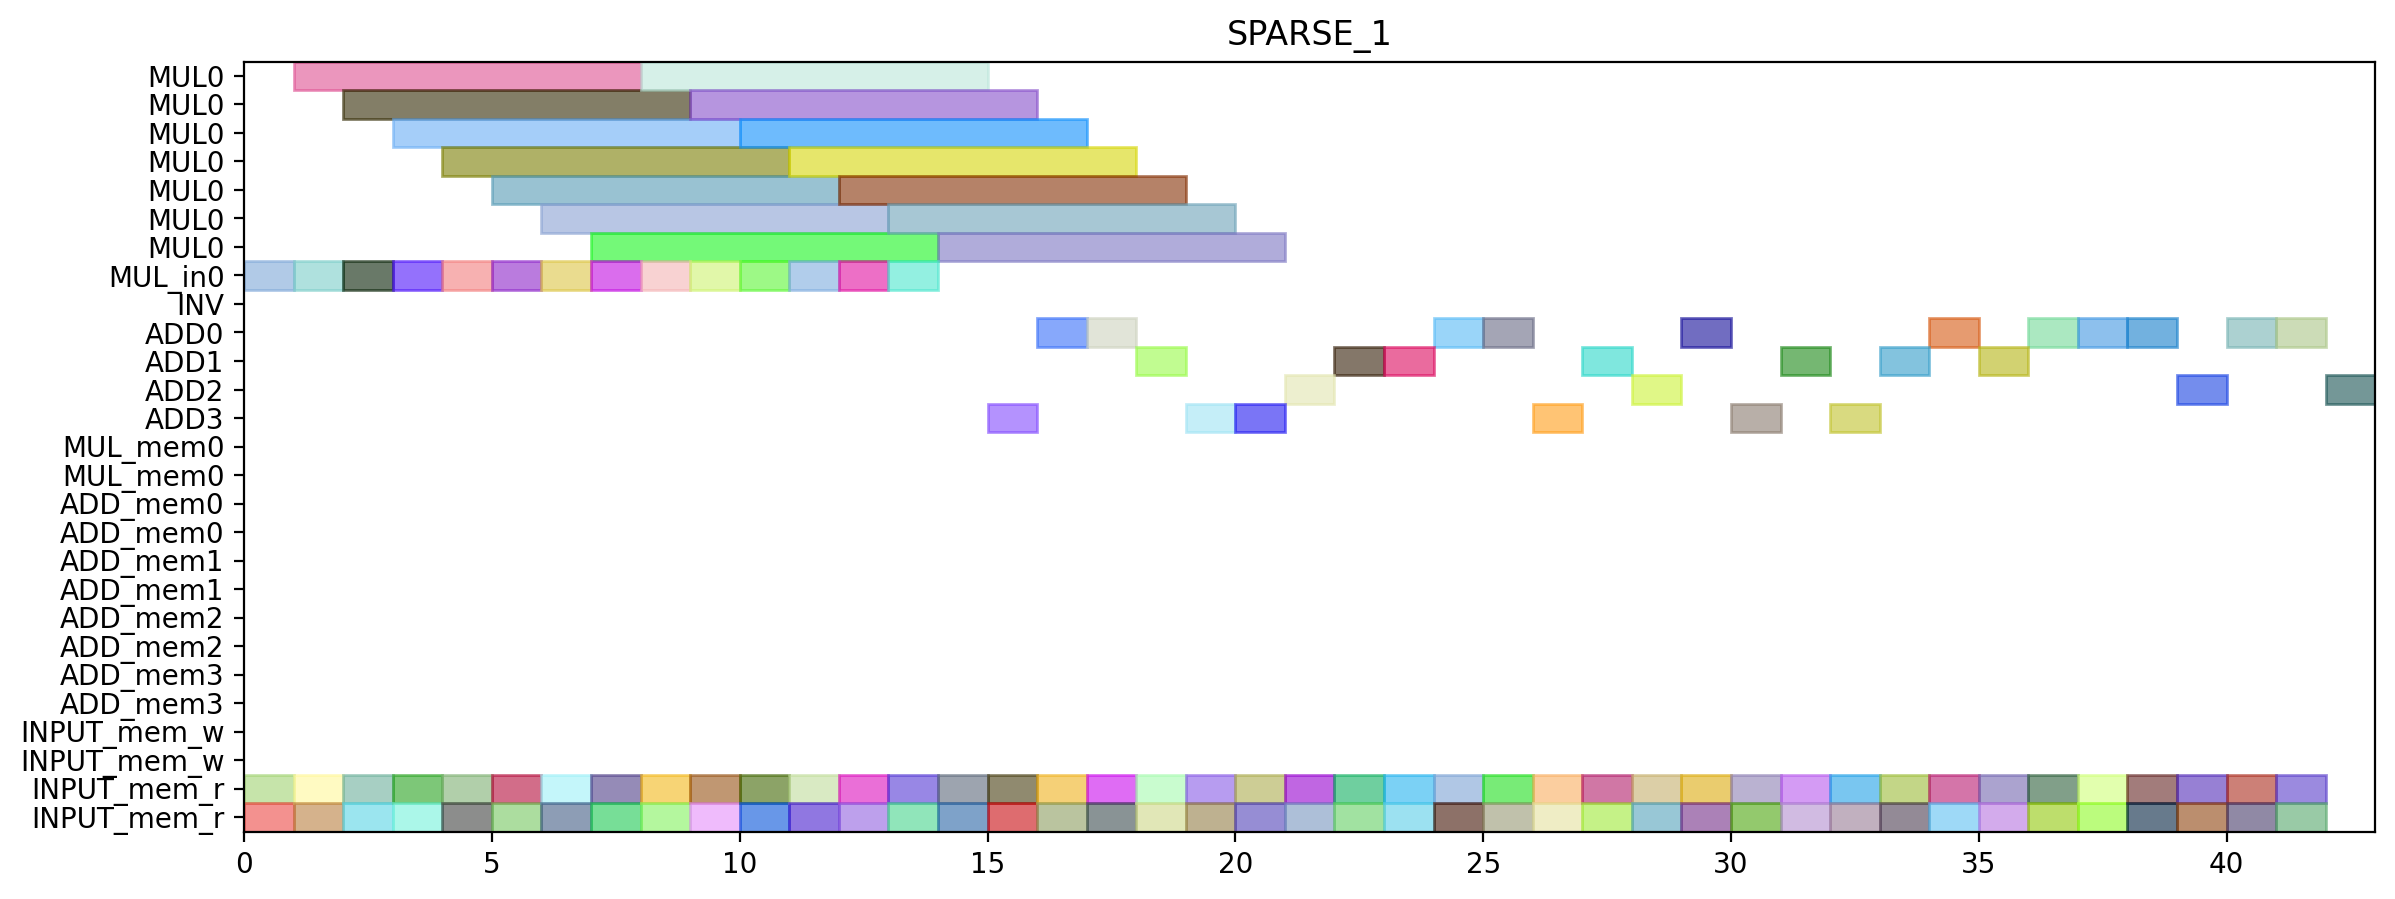

Generate this figure with Python:
from pyschedule import Scenario, solvers, plotters, alt


def solve():
	horizon = 121
	S = Scenario("SPARSE_1", horizon=horizon)

	# resource
	MUL = S.Resources('MUL', num=1, size=7)
	MUL_in = S.Resources('MUL_in', num=1)
	INV = S.Resource('INV')
	ADD = S.Resources('ADD', num=4, periods=range(1, horizon))
	MUL_mem = S.Resources('MUL_mem', num=1, size=2)
	ADD_mem = S.Resources('ADD_mem', num=4, size=2)
	INPUT_mem_w = S.Resource('INPUT_mem_w', size=2)
	INPUT_mem_r = S.Resource('INPUT_mem_r', size=2)

	# result of previous scheduling
	t4_t2_t1_in = S.Task('t4_t2_t1_in', length=1, delay_cost=1)
	S += t4_t2_t1_in >= 0
	t4_t2_t1_in += MUL_in[0]

	t4_t2_t1_mem0 = S.Task('t4_t2_t1_mem0', length=1, delay_cost=1)
	S += t4_t2_t1_mem0 >= 0
	t4_t2_t1_mem0 += INPUT_mem_r

	t4_t2_t1_mem1 = S.Task('t4_t2_t1_mem1', length=1, delay_cost=1)
	S += t4_t2_t1_mem1 >= 0
	t4_t2_t1_mem1 += INPUT_mem_r

	t4_t1_t0_in = S.Task('t4_t1_t0_in', length=1, delay_cost=1)
	S += t4_t1_t0_in >= 1
	t4_t1_t0_in += MUL_in[0]

	t4_t1_t0_mem0 = S.Task('t4_t1_t0_mem0', length=1, delay_cost=1)
	S += t4_t1_t0_mem0 >= 1
	t4_t1_t0_mem0 += INPUT_mem_r

	t4_t1_t0_mem1 = S.Task('t4_t1_t0_mem1', length=1, delay_cost=1)
	S += t4_t1_t0_mem1 >= 1
	t4_t1_t0_mem1 += INPUT_mem_r

	t4_t2_t1 = S.Task('t4_t2_t1', length=7, delay_cost=1)
	S += t4_t2_t1 >= 1
	t4_t2_t1 += MUL[0]

	t4_t0_t1_in = S.Task('t4_t0_t1_in', length=1, delay_cost=1)
	S += t4_t0_t1_in >= 2
	t4_t0_t1_in += MUL_in[0]

	t4_t0_t1_mem0 = S.Task('t4_t0_t1_mem0', length=1, delay_cost=1)
	S += t4_t0_t1_mem0 >= 2
	t4_t0_t1_mem0 += INPUT_mem_r

	t4_t0_t1_mem1 = S.Task('t4_t0_t1_mem1', length=1, delay_cost=1)
	S += t4_t0_t1_mem1 >= 2
	t4_t0_t1_mem1 += INPUT_mem_r

	t4_t1_t0 = S.Task('t4_t1_t0', length=7, delay_cost=1)
	S += t4_t1_t0 >= 2
	t4_t1_t0 += MUL[0]

	t4_t0_t0_in = S.Task('t4_t0_t0_in', length=1, delay_cost=1)
	S += t4_t0_t0_in >= 3
	t4_t0_t0_in += MUL_in[0]

	t4_t0_t0_mem0 = S.Task('t4_t0_t0_mem0', length=1, delay_cost=1)
	S += t4_t0_t0_mem0 >= 3
	t4_t0_t0_mem0 += INPUT_mem_r

	t4_t0_t0_mem1 = S.Task('t4_t0_t0_mem1', length=1, delay_cost=1)
	S += t4_t0_t0_mem1 >= 3
	t4_t0_t0_mem1 += INPUT_mem_r

	t4_t0_t1 = S.Task('t4_t0_t1', length=7, delay_cost=1)
	S += t4_t0_t1 >= 3
	t4_t0_t1 += MUL[0]

	t4_t0_t0 = S.Task('t4_t0_t0', length=7, delay_cost=1)
	S += t4_t0_t0 >= 4
	t4_t0_t0 += MUL[0]

	t4_t8_t0_in = S.Task('t4_t8_t0_in', length=1, delay_cost=1)
	S += t4_t8_t0_in >= 4
	t4_t8_t0_in += MUL_in[0]

	t4_t8_t0_mem0 = S.Task('t4_t8_t0_mem0', length=1, delay_cost=1)
	S += t4_t8_t0_mem0 >= 4
	t4_t8_t0_mem0 += INPUT_mem_r

	t4_t8_t0_mem1 = S.Task('t4_t8_t0_mem1', length=1, delay_cost=1)
	S += t4_t8_t0_mem1 >= 4
	t4_t8_t0_mem1 += INPUT_mem_r

	t2_t1_in = S.Task('t2_t1_in', length=1, delay_cost=1)
	S += t2_t1_in >= 5
	t2_t1_in += MUL_in[0]

	t2_t1_mem0 = S.Task('t2_t1_mem0', length=1, delay_cost=1)
	S += t2_t1_mem0 >= 5
	t2_t1_mem0 += INPUT_mem_r

	t2_t1_mem1 = S.Task('t2_t1_mem1', length=1, delay_cost=1)
	S += t2_t1_mem1 >= 5
	t2_t1_mem1 += INPUT_mem_r

	t4_t8_t0 = S.Task('t4_t8_t0', length=7, delay_cost=1)
	S += t4_t8_t0 >= 5
	t4_t8_t0 += MUL[0]

	t2_t0_in = S.Task('t2_t0_in', length=1, delay_cost=1)
	S += t2_t0_in >= 6
	t2_t0_in += MUL_in[0]

	t2_t0_mem0 = S.Task('t2_t0_mem0', length=1, delay_cost=1)
	S += t2_t0_mem0 >= 6
	t2_t0_mem0 += INPUT_mem_r

	t2_t0_mem1 = S.Task('t2_t0_mem1', length=1, delay_cost=1)
	S += t2_t0_mem1 >= 6
	t2_t0_mem1 += INPUT_mem_r

	t2_t1 = S.Task('t2_t1', length=7, delay_cost=1)
	S += t2_t1 >= 6
	t2_t1 += MUL[0]

	t1_t0_in = S.Task('t1_t0_in', length=1, delay_cost=1)
	S += t1_t0_in >= 7
	t1_t0_in += MUL_in[0]

	t1_t0_mem0 = S.Task('t1_t0_mem0', length=1, delay_cost=1)
	S += t1_t0_mem0 >= 7
	t1_t0_mem0 += INPUT_mem_r

	t1_t0_mem1 = S.Task('t1_t0_mem1', length=1, delay_cost=1)
	S += t1_t0_mem1 >= 7
	t1_t0_mem1 += INPUT_mem_r

	t2_t0 = S.Task('t2_t0', length=7, delay_cost=1)
	S += t2_t0 >= 7
	t2_t0 += MUL[0]

	t0_t1_in = S.Task('t0_t1_in', length=1, delay_cost=1)
	S += t0_t1_in >= 8
	t0_t1_in += MUL_in[0]

	t0_t1_mem0 = S.Task('t0_t1_mem0', length=1, delay_cost=1)
	S += t0_t1_mem0 >= 8
	t0_t1_mem0 += INPUT_mem_r

	t0_t1_mem1 = S.Task('t0_t1_mem1', length=1, delay_cost=1)
	S += t0_t1_mem1 >= 8
	t0_t1_mem1 += INPUT_mem_r

	t1_t0 = S.Task('t1_t0', length=7, delay_cost=1)
	S += t1_t0 >= 8
	t1_t0 += MUL[0]

	t0_t1 = S.Task('t0_t1', length=7, delay_cost=1)
	S += t0_t1 >= 9
	t0_t1 += MUL[0]

	t4_t8_t1_in = S.Task('t4_t8_t1_in', length=1, delay_cost=1)
	S += t4_t8_t1_in >= 9
	t4_t8_t1_in += MUL_in[0]

	t4_t8_t1_mem0 = S.Task('t4_t8_t1_mem0', length=1, delay_cost=1)
	S += t4_t8_t1_mem0 >= 9
	t4_t8_t1_mem0 += INPUT_mem_r

	t4_t8_t1_mem1 = S.Task('t4_t8_t1_mem1', length=1, delay_cost=1)
	S += t4_t8_t1_mem1 >= 9
	t4_t8_t1_mem1 += INPUT_mem_r

	t4_t2_t0_in = S.Task('t4_t2_t0_in', length=1, delay_cost=1)
	S += t4_t2_t0_in >= 10
	t4_t2_t0_in += MUL_in[0]

	t4_t2_t0_mem0 = S.Task('t4_t2_t0_mem0', length=1, delay_cost=1)
	S += t4_t2_t0_mem0 >= 10
	t4_t2_t0_mem0 += INPUT_mem_r

	t4_t2_t0_mem1 = S.Task('t4_t2_t0_mem1', length=1, delay_cost=1)
	S += t4_t2_t0_mem1 >= 10
	t4_t2_t0_mem1 += INPUT_mem_r

	t4_t8_t1 = S.Task('t4_t8_t1', length=7, delay_cost=1)
	S += t4_t8_t1 >= 10
	t4_t8_t1 += MUL[0]

	t4_t1_t1_in = S.Task('t4_t1_t1_in', length=1, delay_cost=1)
	S += t4_t1_t1_in >= 11
	t4_t1_t1_in += MUL_in[0]

	t4_t1_t1_mem0 = S.Task('t4_t1_t1_mem0', length=1, delay_cost=1)
	S += t4_t1_t1_mem0 >= 11
	t4_t1_t1_mem0 += INPUT_mem_r

	t4_t1_t1_mem1 = S.Task('t4_t1_t1_mem1', length=1, delay_cost=1)
	S += t4_t1_t1_mem1 >= 11
	t4_t1_t1_mem1 += INPUT_mem_r

	t4_t2_t0 = S.Task('t4_t2_t0', length=7, delay_cost=1)
	S += t4_t2_t0 >= 11
	t4_t2_t0 += MUL[0]

	t1_t1_in = S.Task('t1_t1_in', length=1, delay_cost=1)
	S += t1_t1_in >= 12
	t1_t1_in += MUL_in[0]

	t1_t1_mem0 = S.Task('t1_t1_mem0', length=1, delay_cost=1)
	S += t1_t1_mem0 >= 12
	t1_t1_mem0 += INPUT_mem_r

	t1_t1_mem1 = S.Task('t1_t1_mem1', length=1, delay_cost=1)
	S += t1_t1_mem1 >= 12
	t1_t1_mem1 += INPUT_mem_r

	t4_t1_t1 = S.Task('t4_t1_t1', length=7, delay_cost=1)
	S += t4_t1_t1 >= 12
	t4_t1_t1 += MUL[0]

	t0_t0_in = S.Task('t0_t0_in', length=1, delay_cost=1)
	S += t0_t0_in >= 13
	t0_t0_in += MUL_in[0]

	t0_t0_mem0 = S.Task('t0_t0_mem0', length=1, delay_cost=1)
	S += t0_t0_mem0 >= 13
	t0_t0_mem0 += INPUT_mem_r

	t0_t0_mem1 = S.Task('t0_t0_mem1', length=1, delay_cost=1)
	S += t0_t0_mem1 >= 13
	t0_t0_mem1 += INPUT_mem_r

	t1_t1 = S.Task('t1_t1', length=7, delay_cost=1)
	S += t1_t1 >= 13
	t1_t1 += MUL[0]

	t0_t0 = S.Task('t0_t0', length=7, delay_cost=1)
	S += t0_t0 >= 14
	t0_t0 += MUL[0]

	t4_t51_mem0 = S.Task('t4_t51_mem0', length=1, delay_cost=1)
	S += t4_t51_mem0 >= 14
	t4_t51_mem0 += INPUT_mem_r

	t4_t51_mem1 = S.Task('t4_t51_mem1', length=1, delay_cost=1)
	S += t4_t51_mem1 >= 14
	t4_t51_mem1 += INPUT_mem_r

	t4_t1_t2_mem0 = S.Task('t4_t1_t2_mem0', length=1, delay_cost=1)
	S += t4_t1_t2_mem0 >= 15
	t4_t1_t2_mem0 += INPUT_mem_r

	t4_t1_t2_mem1 = S.Task('t4_t1_t2_mem1', length=1, delay_cost=1)
	S += t4_t1_t2_mem1 >= 15
	t4_t1_t2_mem1 += INPUT_mem_r

	t4_t51 = S.Task('t4_t51', length=1, delay_cost=1)
	S += t4_t51 >= 15
	t4_t51 += ADD[3]

	t2_t2_mem0 = S.Task('t2_t2_mem0', length=1, delay_cost=1)
	S += t2_t2_mem0 >= 16
	t2_t2_mem0 += INPUT_mem_r

	t2_t2_mem1 = S.Task('t2_t2_mem1', length=1, delay_cost=1)
	S += t2_t2_mem1 >= 16
	t2_t2_mem1 += INPUT_mem_r

	t4_t1_t2 = S.Task('t4_t1_t2', length=1, delay_cost=1)
	S += t4_t1_t2 >= 16
	t4_t1_t2 += ADD[0]

	t0_t2_mem0 = S.Task('t0_t2_mem0', length=1, delay_cost=1)
	S += t0_t2_mem0 >= 17
	t0_t2_mem0 += INPUT_mem_r

	t0_t2_mem1 = S.Task('t0_t2_mem1', length=1, delay_cost=1)
	S += t0_t2_mem1 >= 17
	t0_t2_mem1 += INPUT_mem_r

	t2_t2 = S.Task('t2_t2', length=1, delay_cost=1)
	S += t2_t2 >= 17
	t2_t2 += ADD[0]

	t0_t2 = S.Task('t0_t2', length=1, delay_cost=1)
	S += t0_t2 >= 18
	t0_t2 += ADD[1]

	t0_t3_mem0 = S.Task('t0_t3_mem0', length=1, delay_cost=1)
	S += t0_t3_mem0 >= 18
	t0_t3_mem0 += INPUT_mem_r

	t0_t3_mem1 = S.Task('t0_t3_mem1', length=1, delay_cost=1)
	S += t0_t3_mem1 >= 18
	t0_t3_mem1 += INPUT_mem_r

	t0_t3 = S.Task('t0_t3', length=1, delay_cost=1)
	S += t0_t3 >= 19
	t0_t3 += ADD[3]

	t4_t0_t2_mem0 = S.Task('t4_t0_t2_mem0', length=1, delay_cost=1)
	S += t4_t0_t2_mem0 >= 19
	t4_t0_t2_mem0 += INPUT_mem_r

	t4_t0_t2_mem1 = S.Task('t4_t0_t2_mem1', length=1, delay_cost=1)
	S += t4_t0_t2_mem1 >= 19
	t4_t0_t2_mem1 += INPUT_mem_r

	t4_t0_t2 = S.Task('t4_t0_t2', length=1, delay_cost=1)
	S += t4_t0_t2 >= 20
	t4_t0_t2 += ADD[3]

	t4_t0_t3_mem0 = S.Task('t4_t0_t3_mem0', length=1, delay_cost=1)
	S += t4_t0_t3_mem0 >= 20
	t4_t0_t3_mem0 += INPUT_mem_r

	t4_t0_t3_mem1 = S.Task('t4_t0_t3_mem1', length=1, delay_cost=1)
	S += t4_t0_t3_mem1 >= 20
	t4_t0_t3_mem1 += INPUT_mem_r

	t1_t2_mem0 = S.Task('t1_t2_mem0', length=1, delay_cost=1)
	S += t1_t2_mem0 >= 21
	t1_t2_mem0 += INPUT_mem_r

	t1_t2_mem1 = S.Task('t1_t2_mem1', length=1, delay_cost=1)
	S += t1_t2_mem1 >= 21
	t1_t2_mem1 += INPUT_mem_r

	t4_t0_t3 = S.Task('t4_t0_t3', length=1, delay_cost=1)
	S += t4_t0_t3 >= 21
	t4_t0_t3 += ADD[2]

	t1_t2 = S.Task('t1_t2', length=1, delay_cost=1)
	S += t1_t2 >= 22
	t1_t2 += ADD[1]

	t2_t3_mem0 = S.Task('t2_t3_mem0', length=1, delay_cost=1)
	S += t2_t3_mem0 >= 22
	t2_t3_mem0 += INPUT_mem_r

	t2_t3_mem1 = S.Task('t2_t3_mem1', length=1, delay_cost=1)
	S += t2_t3_mem1 >= 22
	t2_t3_mem1 += INPUT_mem_r

	t2_t3 = S.Task('t2_t3', length=1, delay_cost=1)
	S += t2_t3 >= 23
	t2_t3 += ADD[1]

	t4_t1_t3_mem0 = S.Task('t4_t1_t3_mem0', length=1, delay_cost=1)
	S += t4_t1_t3_mem0 >= 23
	t4_t1_t3_mem0 += INPUT_mem_r

	t4_t1_t3_mem1 = S.Task('t4_t1_t3_mem1', length=1, delay_cost=1)
	S += t4_t1_t3_mem1 >= 23
	t4_t1_t3_mem1 += INPUT_mem_r

	t4_t1_t3 = S.Task('t4_t1_t3', length=1, delay_cost=1)
	S += t4_t1_t3 >= 24
	t4_t1_t3 += ADD[0]

	t4_t50_mem0 = S.Task('t4_t50_mem0', length=1, delay_cost=1)
	S += t4_t50_mem0 >= 24
	t4_t50_mem0 += INPUT_mem_r

	t4_t50_mem1 = S.Task('t4_t50_mem1', length=1, delay_cost=1)
	S += t4_t50_mem1 >= 24
	t4_t50_mem1 += INPUT_mem_r

	t4_t41_mem0 = S.Task('t4_t41_mem0', length=1, delay_cost=1)
	S += t4_t41_mem0 >= 25
	t4_t41_mem0 += INPUT_mem_r

	t4_t41_mem1 = S.Task('t4_t41_mem1', length=1, delay_cost=1)
	S += t4_t41_mem1 >= 25
	t4_t41_mem1 += INPUT_mem_r

	t4_t50 = S.Task('t4_t50', length=1, delay_cost=1)
	S += t4_t50 >= 25
	t4_t50 += ADD[0]

	t1_t3_mem0 = S.Task('t1_t3_mem0', length=1, delay_cost=1)
	S += t1_t3_mem0 >= 26
	t1_t3_mem0 += INPUT_mem_r

	t1_t3_mem1 = S.Task('t1_t3_mem1', length=1, delay_cost=1)
	S += t1_t3_mem1 >= 26
	t1_t3_mem1 += INPUT_mem_r

	t4_t41 = S.Task('t4_t41', length=1, delay_cost=1)
	S += t4_t41 >= 26
	t4_t41 += ADD[3]

	t1_t3 = S.Task('t1_t3', length=1, delay_cost=1)
	S += t1_t3 >= 27
	t1_t3 += ADD[1]

	t4_t40_mem0 = S.Task('t4_t40_mem0', length=1, delay_cost=1)
	S += t4_t40_mem0 >= 27
	t4_t40_mem0 += INPUT_mem_r

	t4_t40_mem1 = S.Task('t4_t40_mem1', length=1, delay_cost=1)
	S += t4_t40_mem1 >= 27
	t4_t40_mem1 += INPUT_mem_r

	t4_t2_t3_mem0 = S.Task('t4_t2_t3_mem0', length=1, delay_cost=1)
	S += t4_t2_t3_mem0 >= 28
	t4_t2_t3_mem0 += INPUT_mem_r

	t4_t2_t3_mem1 = S.Task('t4_t2_t3_mem1', length=1, delay_cost=1)
	S += t4_t2_t3_mem1 >= 28
	t4_t2_t3_mem1 += INPUT_mem_r

	t4_t40 = S.Task('t4_t40', length=1, delay_cost=1)
	S += t4_t40 >= 28
	t4_t40 += ADD[2]

	t4_t2_t2_mem0 = S.Task('t4_t2_t2_mem0', length=1, delay_cost=1)
	S += t4_t2_t2_mem0 >= 29
	t4_t2_t2_mem0 += INPUT_mem_r

	t4_t2_t2_mem1 = S.Task('t4_t2_t2_mem1', length=1, delay_cost=1)
	S += t4_t2_t2_mem1 >= 29
	t4_t2_t2_mem1 += INPUT_mem_r

	t4_t2_t3 = S.Task('t4_t2_t3', length=1, delay_cost=1)
	S += t4_t2_t3 >= 29
	t4_t2_t3 += ADD[0]

	t4_t2_t2 = S.Task('t4_t2_t2', length=1, delay_cost=1)
	S += t4_t2_t2 >= 30
	t4_t2_t2 += ADD[3]


	# new tasks
	t4_t8_t2 = S.Task('t4_t8_t2', length=1, delay_cost=1)
	t4_t8_t2 += alt(ADD)

	t4_t8_t2_mem0 = S.Task('t4_t8_t2_mem0', length=1, delay_cost=1)
	t4_t8_t2_mem0 += INPUT_mem_r
	S += t4_t8_t2_mem0 <= t4_t8_t2

	t4_t8_t2_mem1 = S.Task('t4_t8_t2_mem1', length=1, delay_cost=1)
	t4_t8_t2_mem1 += INPUT_mem_r
	S += t4_t8_t2_mem1 <= t4_t8_t2

	t4_t8_t3 = S.Task('t4_t8_t3', length=1, delay_cost=1)
	t4_t8_t3 += alt(ADD)

	t4_t8_t3_mem0 = S.Task('t4_t8_t3_mem0', length=1, delay_cost=1)
	t4_t8_t3_mem0 += INPUT_mem_r
	S += t4_t8_t3_mem0 <= t4_t8_t3

	t4_t8_t3_mem1 = S.Task('t4_t8_t3_mem1', length=1, delay_cost=1)
	t4_t8_t3_mem1 += INPUT_mem_r
	S += t4_t8_t3_mem1 <= t4_t8_t3

	t70 = S.Task('t70', length=1, delay_cost=1)
	t70 += alt(ADD)

	t70_mem0 = S.Task('t70_mem0', length=1, delay_cost=1)
	t70_mem0 += INPUT_mem_r
	S += t70_mem0 <= t70

	t70_mem1 = S.Task('t70_mem1', length=1, delay_cost=1)
	t70_mem1 += INPUT_mem_r
	S += t70_mem1 <= t70

	t71 = S.Task('t71', length=1, delay_cost=1)
	t71 += alt(ADD)

	t71_mem0 = S.Task('t71_mem0', length=1, delay_cost=1)
	t71_mem0 += INPUT_mem_r
	S += t71_mem0 <= t71

	t71_mem1 = S.Task('t71_mem1', length=1, delay_cost=1)
	t71_mem1 += INPUT_mem_r
	S += t71_mem1 <= t71

	t80 = S.Task('t80', length=1, delay_cost=1)
	t80 += alt(ADD)

	t80_mem0 = S.Task('t80_mem0', length=1, delay_cost=1)
	t80_mem0 += INPUT_mem_r
	S += t80_mem0 <= t80

	t80_mem1 = S.Task('t80_mem1', length=1, delay_cost=1)
	t80_mem1 += INPUT_mem_r
	S += t80_mem1 <= t80

	t81 = S.Task('t81', length=1, delay_cost=1)
	t81 += alt(ADD)

	t81_mem0 = S.Task('t81_mem0', length=1, delay_cost=1)
	t81_mem0 += INPUT_mem_r
	S += t81_mem0 <= t81

	t81_mem1 = S.Task('t81_mem1', length=1, delay_cost=1)
	t81_mem1 += INPUT_mem_r
	S += t81_mem1 <= t81

	t90 = S.Task('t90', length=1, delay_cost=1)
	t90 += alt(ADD)

	t90_mem0 = S.Task('t90_mem0', length=1, delay_cost=1)
	t90_mem0 += INPUT_mem_r
	S += t90_mem0 <= t90

	t90_mem1 = S.Task('t90_mem1', length=1, delay_cost=1)
	t90_mem1 += INPUT_mem_r
	S += t90_mem1 <= t90

	t91 = S.Task('t91', length=1, delay_cost=1)
	t91 += alt(ADD)

	t91_mem0 = S.Task('t91_mem0', length=1, delay_cost=1)
	t91_mem0 += INPUT_mem_r
	S += t91_mem0 <= t91

	t91_mem1 = S.Task('t91_mem1', length=1, delay_cost=1)
	t91_mem1 += INPUT_mem_r
	S += t91_mem1 <= t91

	t100 = S.Task('t100', length=1, delay_cost=1)
	t100 += alt(ADD)

	t100_mem0 = S.Task('t100_mem0', length=1, delay_cost=1)
	t100_mem0 += INPUT_mem_r
	S += t100_mem0 <= t100

	t100_mem1 = S.Task('t100_mem1', length=1, delay_cost=1)
	t100_mem1 += INPUT_mem_r
	S += t100_mem1 <= t100

	t101 = S.Task('t101', length=1, delay_cost=1)
	t101 += alt(ADD)

	t101_mem0 = S.Task('t101_mem0', length=1, delay_cost=1)
	t101_mem0 += INPUT_mem_r
	S += t101_mem0 <= t101

	t101_mem1 = S.Task('t101_mem1', length=1, delay_cost=1)
	t101_mem1 += INPUT_mem_r
	S += t101_mem1 <= t101

	t5_t0_t2 = S.Task('t5_t0_t2', length=1, delay_cost=1)
	t5_t0_t2 += alt(ADD)

	t5_t0_t2_mem0 = S.Task('t5_t0_t2_mem0', length=1, delay_cost=1)
	t5_t0_t2_mem0 += INPUT_mem_r
	S += t5_t0_t2_mem0 <= t5_t0_t2

	t5_t0_t2_mem1 = S.Task('t5_t0_t2_mem1', length=1, delay_cost=1)
	t5_t0_t2_mem1 += INPUT_mem_r
	S += t5_t0_t2_mem1 <= t5_t0_t2

	t5_t8_t2 = S.Task('t5_t8_t2', length=1, delay_cost=1)
	t5_t8_t2 += alt(ADD)

	t5_t8_t2_mem0 = S.Task('t5_t8_t2_mem0', length=1, delay_cost=1)
	t5_t8_t2_mem0 += INPUT_mem_r
	S += t5_t8_t2_mem0 <= t5_t8_t2

	t5_t8_t2_mem1 = S.Task('t5_t8_t2_mem1', length=1, delay_cost=1)
	t5_t8_t2_mem1 += INPUT_mem_r
	S += t5_t8_t2_mem1 <= t5_t8_t2

	solvers.mip.solve(S,msg=1,kind='CPLEX',ratio_gap=1.01)

	solution = [['hoge']*len(S.solution()[1]) for i in range(len(S.solution()))]
	for i in range(len(S.solution())):
		for j in range(len(S.solution()[i])):
			solution[i][j]=str(S.solution()[i][j])
	print(solution)

	cycles = int(solution[-1][3])

	pic_file_name = "/home/mfukuda/pairing_automation_design2/bls12-461/scheduling/SPARSE_mul1_add4/SPARSE_1.png"
	if(S.solution() != []):
		plotters.matplotlib.plot(S,img_filename=pic_file_name, vertical_text=True, fig_size=(cycles*0.25+3, 5), show_task_labels=False)

	return solution
